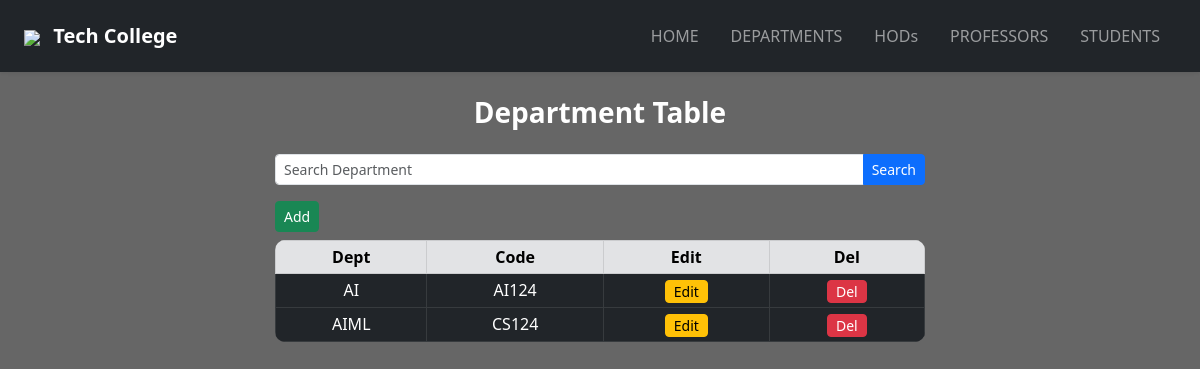
The app's page /dept_table101/, older data.
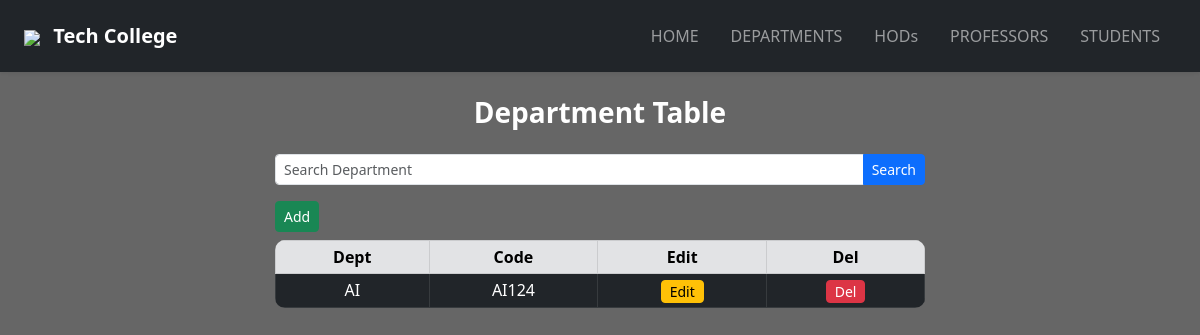
The same page, newer data.
### app1/models.py (models this page shows, shortened)
class department_model(models.Model):
    Department = models.CharField(max_length=50)
    Code = models.CharField(max_length=50)

### app1/views.py (the view)
# urls.py: path("dept_table101/",department_table,name='dept_table101'),
def department_table(request):
    data=department_model.objects.all()
    content={
        "data":data
    }
    return render(request,'frontend_app1/department_table.html',content)

### templates/frontend_app1/department_table.html (shortened to what this page needs)
<!DOCTYPE html>
<html lang="en">
<head>
    <link href="https://cdn.jsdelivr.net/npm/bootstrap@5.3.0/dist/css/bootstrap.min.css" rel="stylesheet" />
</head>
<body>
 <nav class="navbar navbar-expand-lg navbar-dark bg-dark px-4 py-3 shadow-sm">
        <a class="navbar-brand fw-bold text-white" href="#">
            <img src="https://varthana.com/school/wp-content/uploads/2024/04/B869-School.jpg" height="30" class="me-2"> Tech College
        </a>
        <div class="collapse navbar-collapse justify-content-end" id="navbarNav">
            <ul class="navbar-nav">
                <li class="nav-item mx-2"><a class="nav-link" href="{% url 'home101' %}">HOME</a></li>
                <li class="nav-item mx-2"><a class="nav-link" href="{% url 'dept_table101' %}">DEPARTMENTS</a></li>
                <li class="nav-item mx-2"><a class="nav-link" href="{% url 'hod_table101' %}">HODs</a></li>
                <li class="nav-item mx-2"><a class="nav-link" href="{% url 'professor_table101' %}">PROFESSORS</a></li>
                <li class="nav-item mx-2"><a class="nav-link" href="{% url 'student_table101' %}">STUDENTS</a></li>
            </ul>
        </div>
    </nav>
<div class="container py-4">
    <h3 class="fw-bold text-center mb-4 text-white">Department Table</h3>
    <div class="dept-box">
          <form method="GET" class="input-group mb-3">
         <input type="text" id="searchInput" placeholder="Search Department"
       class="form-control form-control-sm" onkeyup="searchTable()">
            <button class="btn btn-primary btn-sm">Search</button>
        </form>
        <div class="d-flex justify-content-start mb-2">
            <a href="{% url 'dept_form101' %}" class="btn btn-success btn-sm">Add</a>
        </div>
        <div class="table-responsive custom-table">
            <table class="table table-dark table-sm table-bordered text-center mb-0">
                <thead class="table-secondary text-dark">
                    <tr>
                        <th>Dept</th>
                        <th>Code</th>
                        <th>Edit</th>
                        <th>Del</th>
                    </tr>
                </thead>
                <tbody>
                    {% for i in data %}
                    <tr>
                        <td class="py-1">{{ i.Department }}</td>
                        <td class="py-1">{{ i.Code }}</td>
                        <td class="py-1">
                            <a href="{% url 'verify_user' 'update' i.id %}" class="btn btn-warning btn-sm py-0 px-2">Edit</a>
                        </td>
                        <td class="py-1">
                            <a href="{% url 'verify_user' 'delete' i.id %}" class="btn btn-danger btn-sm py-0 px-2">Del</a>
                        </td>
                    </tr>
                    {% endfor %}
                </tbody>
            </table>
        </div>
    </div>
</div>
</body>
</html>

Row changes from the older to the newer data that the page shows:
removed department_model: Department "AIML", Code "CS124"
